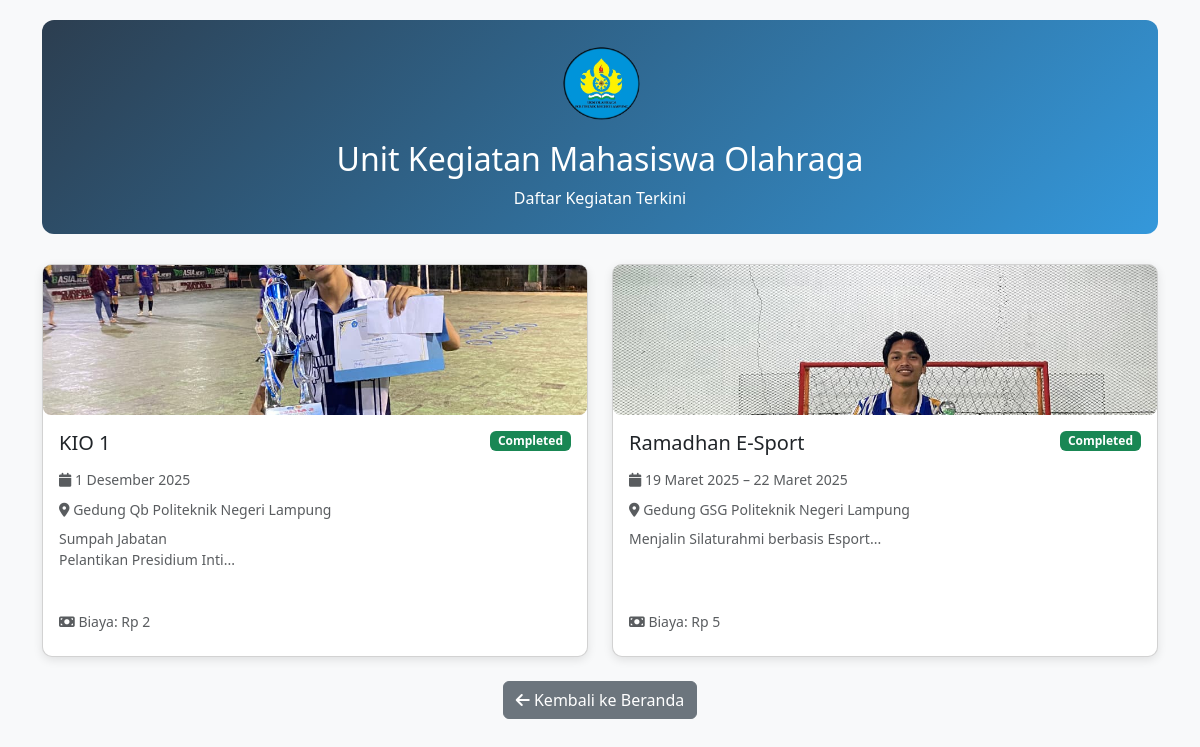
/ukm/kegiatan.php?ukm_id=2, run on the app's committed database.
### tables this page shows
CREATE TABLE `ukm` (
  `id` int(11) NOT NULL,
  `nama_ukm` varchar(100) NOT NULL,
  `deskripsi` text DEFAULT NULL,
  `tahun_berdiri` date DEFAULT NULL,
  `kategori_id` int(11) DEFAULT NULL,
  `logo` varchar(255) DEFAULT NULL,
  `ketua_umum` varchar(100) DEFAULT NULL,
  `email` varchar(100) DEFAULT NULL,
  `no_telepon` varchar(20) DEFAULT NULL,
  `alamat_sekretariat` text DEFAULT NULL,
  `visi` text DEFAULT NULL,
  `misi` text DEFAULT NULL,
  `program_kerja` text DEFAULT NULL,
  `syarat_pendaftaran` text DEFAULT NULL,
  `status` enum('aktif','nonaktif') DEFAULT 'aktif',
  `max_anggota` int(11) DEFAULT 100,
  `biaya_pendaftaran` decimal(10,2) DEFAULT 0.00,
  `created_at` timestamp NOT NULL DEFAULT current_timestamp(),
  `updated_at` datetime DEFAULT NULL,
  `kontak` varchar(50) DEFAULT NULL,
  `admin_id` int(11) NOT NULL
);

CREATE TABLE `kegiatan_ukm` (
  `id` int(11) NOT NULL,
  `ukm_id` int(11) NOT NULL,
  `nama_kegiatan` varchar(255) NOT NULL,
  `deskripsi_kegiatan` text DEFAULT NULL,
  `tanggal_mulai` date NOT NULL,
  `tanggal_selesai` date DEFAULT NULL,
  `lokasi` varchar(255) DEFAULT NULL,
  `biaya` decimal(10,2) DEFAULT 0.00,
  `status` enum('draft','published','completed') DEFAULT 'draft',
  `created_at` timestamp NOT NULL DEFAULT current_timestamp()
);

CREATE TABLE `foto_kegiatan` (
  `id` int(11) NOT NULL,
  `kegiatan_id` int(11) NOT NULL,
  `foto` varchar(255) NOT NULL,
  `file_name` varchar(255) NOT NULL,
  `keterangan` varchar(255) DEFAULT NULL,
  `created_at` timestamp NOT NULL DEFAULT current_timestamp()
);

### config/functions.php (called while the page is built, shortened)
<?php
function formatTanggal($tanggal) {
    $bulan = [
        1 => 'Januari', 2 => 'Februari', 3 => 'Maret', 4 => 'April',
        5 => 'Mei', 6 => 'Juni', 7 => 'Juli', 8 => 'Agustus',
        9 => 'September', 10 => 'Oktober', 11 => 'November', 12 => 'Desember'
    ];
    $split = explode('-', date('Y-n-j', strtotime($tanggal)));
    return $split[2] . ' ' . $bulan[(int)$split[1]] . ' ' . $split[0];
}

### ukm/kegiatan.php (the view, shortened to what this page needs)
<?php
require_once '../config/functions.php';
$ukm_id = isset($_GET['ukm_id']) ? (int)$_GET['ukm_id'] : 0;
$database = new Database();
$db = $database->getConnection();
$stmt_ukm = $db->prepare("SELECT id, nama_ukm, logo FROM ukm WHERE id = ? AND status = 'aktif'");
$stmt_ukm->execute([$ukm_id]);
$ukm = $stmt_ukm->fetch(PDO::FETCH_ASSOC);
$stmt_keg = $db->prepare("
    SELECT * FROM kegiatan_ukm
    WHERE ukm_id = ? AND status IN ('published', 'completed')
    ORDER BY tanggal_mulai DESC
");
$stmt_keg->execute([$ukm_id]);
$kegiatan_list = $stmt_keg->fetchAll(PDO::FETCH_ASSOC);
?>
<!DOCTYPE html>
<html lang="id">
<head>
    <link href="https://cdn.jsdelivr.net/npm/bootstrap@5.3.0/dist/css/bootstrap.min.css" rel="stylesheet">
    <link href="https://cdnjs.cloudflare.com/ajax/libs/font-awesome/6.0.0/css/all.min.css" rel="stylesheet">
</head>
<body>
    <div class="container">
        <div class="header-card p-4 text-center">
            <div class="mb-3">
                <?php if (!empty($ukm['logo'])): ?>
                    <img src="../uploads/<?= htmlspecialchars($ukm['logo']) ?>" alt="Logo <?= htmlspecialchars($ukm['nama_ukm']) ?>"
                         style="width: 80px; height: 80px; object-fit: cover; border-radius: 50%;">
                <?php endif; ?>
            </div>
            <h2><?= htmlspecialchars($ukm['nama_ukm']) ?></h2>
            <p class="mb-0">Daftar Kegiatan Terkini</p>
        </div>
        <?php if (empty($kegiatan_list)): ?>
            <div class="text-center py-5">
                <i class="fas fa-calendar-times fa-3x text-muted mb-3"></i>
                <h5>Belum ada kegiatan yang dipublikasikan</h5>
                <p class="text-muted">Silakan kunjungi kembali lain waktu.</p>
                <a href="../index.php" class="btn btn-outline-primary">Kembali ke Beranda</a>
            </div>
        <?php else: ?>
            <div class="row">
                <?php foreach ($kegiatan_list as $keg): ?>
                    <div class="col-lg-6">
                        <div class="card kegiatan-card h-100">
                            <?php
                            $foto_utama = '';
                            $stmt_foto = $db->prepare("SELECT foto FROM foto_kegiatan WHERE kegiatan_id = ? ORDER BY id ASC LIMIT 1");
                            $stmt_foto->execute([$keg['id']]);
                            $foto_row = $stmt_foto->fetch();
                            if ($foto_row) {
                                $foto_utama = $foto_row['foto'];
                            }
                            ?>
                            <?php if ($foto_utama): ?>
                                <img src="../uploads/kegiatan/<?= htmlspecialchars($foto_utama) ?>"
                                     class="foto-thumb"
                                     alt="Foto kegiatan">
                            <?php else: ?>
                                <div class="bg-light text-center py-5">
                                    <i class="fas fa-calendar-alt fa-2x text-muted"></i>
                                </div>
                            <?php endif; ?>
                            <div class="card-body d-flex flex-column">
                                <div class="d-flex justify-content-between align-items-start mb-2">
                                    <h5 class="card-title mb-1"><?= htmlspecialchars($keg['nama_kegiatan']) ?></h5>
                                    <span class="badge <?= $keg['status'] === 'completed' ? 'bg-success' : 'bg-info' ?> text-white badge-status">
                                        <?= ucfirst($keg['status']) ?>
                                    </span>
                                </div>
                                <div class="mb-2">
                                    <small class="text-muted">
                                        <i class="fas fa-calendar"></i>
                                        <?= formatTanggal($keg['tanggal_mulai']) ?>
                                        <?php if (!empty($keg['tanggal_selesai']) && $keg['tanggal_selesai'] !== $keg['tanggal_mulai']): ?>
                                            – <?= formatTanggal($keg['tanggal_selesai']) ?>
                                        <?php endif; ?>
                                    </small>
                                </div>
                                <?php if (!empty($keg['lokasi'])): ?>
                                    <small class="text-muted d-block mb-2">
                                        <i class="fas fa-map-marker-alt"></i> <?= htmlspecialchars($keg['lokasi']) ?>
                                    </small>
                                <?php endif; ?>
                                <?php if (!empty($keg['deskripsi_kegiatan'])): ?>
                                    <p class="card-text small text-muted flex-grow-1">
                                        <?= nl2br(htmlspecialchars(substr($keg['deskripsi_kegiatan'], 0, 150))) ?>...
                                    </p>
                                <?php endif; ?>
                                <?php if ($keg['biaya'] > 0): ?>
                                    <small class="text-muted d-block mb-2">
                                        <i class="fas fa-money-bill"></i> Biaya: Rp <?= number_format($keg['biaya'], 0, ',', '.') ?>
                                    </small>
                                <?php endif; ?>
                            </div>
                        </div>
                    </div>
                <?php endforeach; ?>
            </div>
        <?php endif; ?>
        <div class="text-center mt-4">
            <a href="../index.php" class="btn btn-secondary">
                <i class="fas fa-arrow-left"></i> Kembali ke Beranda
            </a>
        </div>
    </div>
</body>
</html>

### ukm/kegiatan.php (style rules this page uses)
body { background-color: #f8f9fa; padding-top: 20px; }
.header-card { background: linear-gradient(135deg, #2c3e50, #3498db); color: white; border-radius: 12px; margin-bottom: 30px; }
.kegiatan-card { border-radius: 10px; box-shadow: 0 3px 10px rgba(0,0,0,0.1); transition: transform 0.2s; margin-bottom: 25px; }
.foto-thumb { width: 100%; height: 150px; object-fit: cover; border-radius: 8px; }
.badge-status { font-size: 0.75em; padding: 4px 8px; }

### data on the page
ukm: logo (picture), nama_ukm "Unit Kegiatan Mahasiswa Olahraga"
kegiatan_ukm: foto_kegiatan.foto (picture), nama_kegiatan "KIO 1", status "Completed", tanggal_mulai "1 Desember 2025", lokasi "Gedung Qb Politeknik Negeri Lampung", deskripsi_kegiatan "Sumpah Jabatan Pelantikan Presidium Inti", biaya "2"
kegiatan_ukm: foto_kegiatan.foto (picture), nama_kegiatan "Ramadhan E-Sport", status "Completed", tanggal_mulai "19 Maret 2025", tanggal_selesai "22 Maret 2025", lokasi "Gedung GSG Politeknik Negeri Lampung", deskripsi_kegiatan "Menjalin Silaturahmi berbasis Esport", biaya "5"
